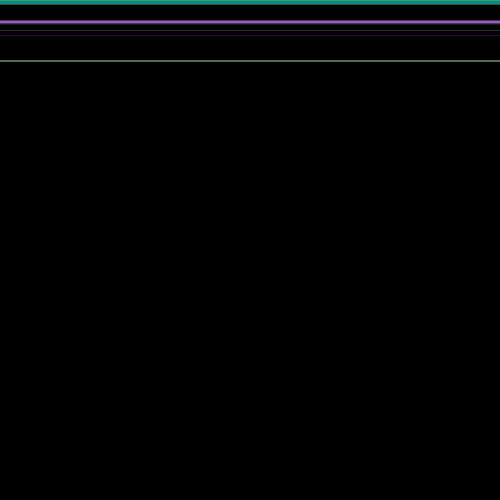
Frame 1 (no input)
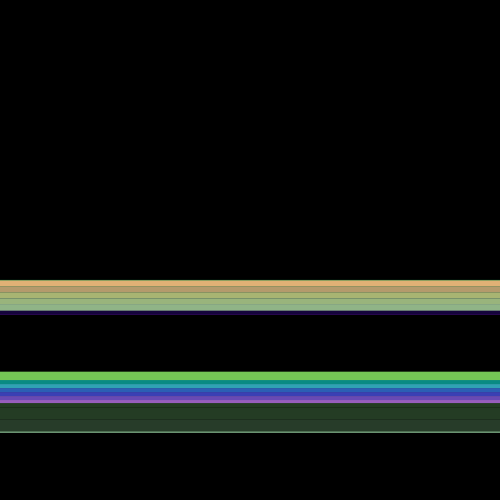
Frame 60 (the mouse pressed at the canvas centre just before this capture)
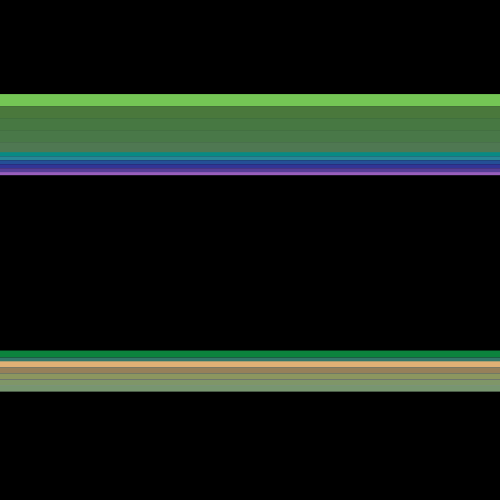
Frame 120 (the mouse held since frame 60 and released just before this capture)

The Processing sketch that drew these frames (run headless with seeded random() and noise(); from frame 60 on, the mouse is pressed at the canvas centre):

// Processing sketch: scroller
// ── scroller.pde
ScrollerBar b;
ArrayList bars = new ArrayList();

void setup() 
{
  size(500,500);
  background(0);
  noStroke();
  for(int i=0; i<5; i++) {
    bars.add(new ScrollerBar(random(5, 8), int(random(1, 4))));
  }
}

void keyPressed() {
  if(keyCode==32) {
    bars.add(new ScrollerBar(random(5, 8), int(random(1, 4))));   
  } 
  if(keyCode==DOWN) {
    for(int i=0; i<bars.size(); i++) {
      ScrollerBar bar = (ScrollerBar)bars.get(i);
      bar.MAX_VELOCITY -= 1;
    }
  } 
  if(keyCode==UP) {
    for(int i=0; i<bars.size(); i++) {
      ScrollerBar bar = (ScrollerBar)bars.get(i);
      bar.MAX_VELOCITY += 1;
    }
  } 
}

void draw() 
{
  background(0);
  for(int i=0; i<bars.size(); i++) {
    ScrollerBar bar = (ScrollerBar)bars.get(i);
    bar.update();
    bar.draw();
  }
}

class ScrollerBar {
  /* Draws a scroller in the style of an old c64 type demo */
  
  PVector location = new PVector(0, 0);
  PVector velocity = new PVector(0, 0);
  PVector acceleration = new PVector(0, 0.5);
  
  int _width = width;
  int _height = int(random(16, 64));
  int ticker = 0;
  int dir = 1;
  int TICK_STEP = 1;
  
  final int[] COLOR_INIT = {
    int(random(128, 255)), 
    int(random(0, 255)),
    int(random(128, 255)), 
    int(random(0, 255)),
    int(random(128, 255)), 
    int(random(0, 255))
  };
  float MAX_VELOCITY = 10;
  final int BARS = 5; // number of bars to draw in between 
  
  public ScrollerBar(float max_v) {
    MAX_VELOCITY = max_v;
  }

  public ScrollerBar(float max_v, int tstep) {
    MAX_VELOCITY = max_v;
    TICK_STEP = tstep;
  }

  public void update() {
    velocity.add(acceleration);
    velocity.limit(MAX_VELOCITY);
    if(location.y>height-_height || location.y<0) {
      velocity.mult(-1);
      acceleration.mult(-1);      
    }
    location.add(velocity);

    if(ticker==0) { 
      dir = 1*TICK_STEP;
    } else if(ticker==255) {
      dir = -1*TICK_STEP;
    }
    ticker += dir;
  }
  
  public void draw() {
    colorMode(RGB);
    color tc = color(COLOR_INIT[0], COLOR_INIT[1], COLOR_INIT[2]);
    color fc = color(COLOR_INIT[3], COLOR_INIT[4], COLOR_INIT[5]);
    fill(fc);
    rect(location.x, location.y, _width, _height/BARS); 
    fill(tc);
    rect(location.x, location.y+_height-(_height/BARS), _width, _height/BARS); 
    for(float i=1; i<BARS; i++) {
      color ic = lerpColor(fc, tc, i/BARS);
      colorMode(HSB);
      float b = brightness(ic);
      fill(color(hue(ic), saturation(ic), ticker));
      rect(location.x, location.y+i*(_height/BARS), _width, _height/BARS); 
    }
  }
  
}
